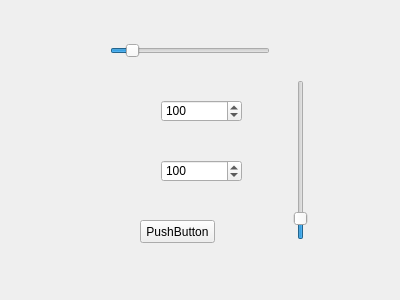
<?xml version="1.0" encoding="UTF-8"?>
<ui version="4.0">
 <class>SetChildSize</class>
 <widget class="QWidget" name="SetChildSize">
  <property name="geometry">
   <rect>
    <x>0</x>
    <y>0</y>
    <width>400</width>
    <height>300</height>
   </rect>
  </property>
  <property name="windowTitle">
   <string>Form</string>
  </property>
  <widget class="QSlider" name="horizontalSlider">
   <property name="geometry">
    <rect>
     <x>110</x>
     <y>40</y>
     <width>160</width>
     <height>22</height>
    </rect>
   </property>
   <property name="maximum">
    <number>1000</number>
   </property>
   <property name="value">
    <number>100</number>
   </property>
   <property name="orientation">
    <enum>Qt::Horizontal</enum>
   </property>
  </widget>
  <widget class="QSlider" name="verticalSlider">
   <property name="geometry">
    <rect>
     <x>290</x>
     <y>80</y>
     <width>22</width>
     <height>160</height>
    </rect>
   </property>
   <property name="maximum">
    <number>1000</number>
   </property>
   <property name="value">
    <number>100</number>
   </property>
   <property name="orientation">
    <enum>Qt::Vertical</enum>
   </property>
  </widget>
  <widget class="QSpinBox" name="spinBox_width">
   <property name="geometry">
    <rect>
     <x>161</x>
     <y>100</y>
     <width>81</width>
     <height>22</height>
    </rect>
   </property>
   <property name="maximum">
    <number>1000</number>
   </property>
   <property name="value">
    <number>100</number>
   </property>
  </widget>
  <widget class="QSpinBox" name="spinBox_height">
   <property name="geometry">
    <rect>
     <x>161</x>
     <y>160</y>
     <width>81</width>
     <height>22</height>
    </rect>
   </property>
   <property name="maximum">
    <number>1000</number>
   </property>
   <property name="value">
    <number>100</number>
   </property>
  </widget>
  <widget class="QPushButton" name="pushButton">
   <property name="geometry">
    <rect>
     <x>140</x>
     <y>220</y>
     <width>75</width>
     <height>23</height>
    </rect>
   </property>
   <property name="text">
    <string>PushButton</string>
   </property>
  </widget>
 </widget>
 <resources/>
 <connections>
  <connection>
   <sender>horizontalSlider</sender>
   <signal>sliderMoved(int)</signal>
   <receiver>spinBox_width</receiver>
   <slot>setValue(int)</slot>
   <hints>
    <hint type="sourcelabel">
     <x>189</x>
     <y>50</y>
    </hint>
    <hint type="destinationlabel">
     <x>201</x>
     <y>110</y>
    </hint>
   </hints>
  </connection>
  <connection>
   <sender>spinBox_width</sender>
   <signal>valueChanged(int)</signal>
   <receiver>horizontalSlider</receiver>
   <slot>setValue(int)</slot>
   <hints>
    <hint type="sourcelabel">
     <x>201</x>
     <y>110</y>
    </hint>
    <hint type="destinationlabel">
     <x>189</x>
     <y>50</y>
    </hint>
   </hints>
  </connection>
  <connection>
   <sender>verticalSlider</sender>
   <signal>sliderMoved(int)</signal>
   <receiver>spinBox_height</receiver>
   <slot>setValue(int)</slot>
   <hints>
    <hint type="sourcelabel">
     <x>300</x>
     <y>159</y>
    </hint>
    <hint type="destinationlabel">
     <x>201</x>
     <y>170</y>
    </hint>
   </hints>
  </connection>
  <connection>
   <sender>spinBox_height</sender>
   <signal>valueChanged(int)</signal>
   <receiver>verticalSlider</receiver>
   <slot>setValue(int)</slot>
   <hints>
    <hint type="sourcelabel">
     <x>201</x>
     <y>170</y>
    </hint>
    <hint type="destinationlabel">
     <x>300</x>
     <y>159</y>
    </hint>
   </hints>
  </connection>
  <connection>
   <sender>pushButton</sender>
   <signal>clicked()</signal>
   <receiver>SetChildSize</receiver>
   <slot>close()</slot>
   <hints>
    <hint type="sourcelabel">
     <x>177</x>
     <y>231</y>
    </hint>
    <hint type="destinationlabel">
     <x>199</x>
     <y>149</y>
    </hint>
   </hints>
  </connection>
 </connections>
</ui>
